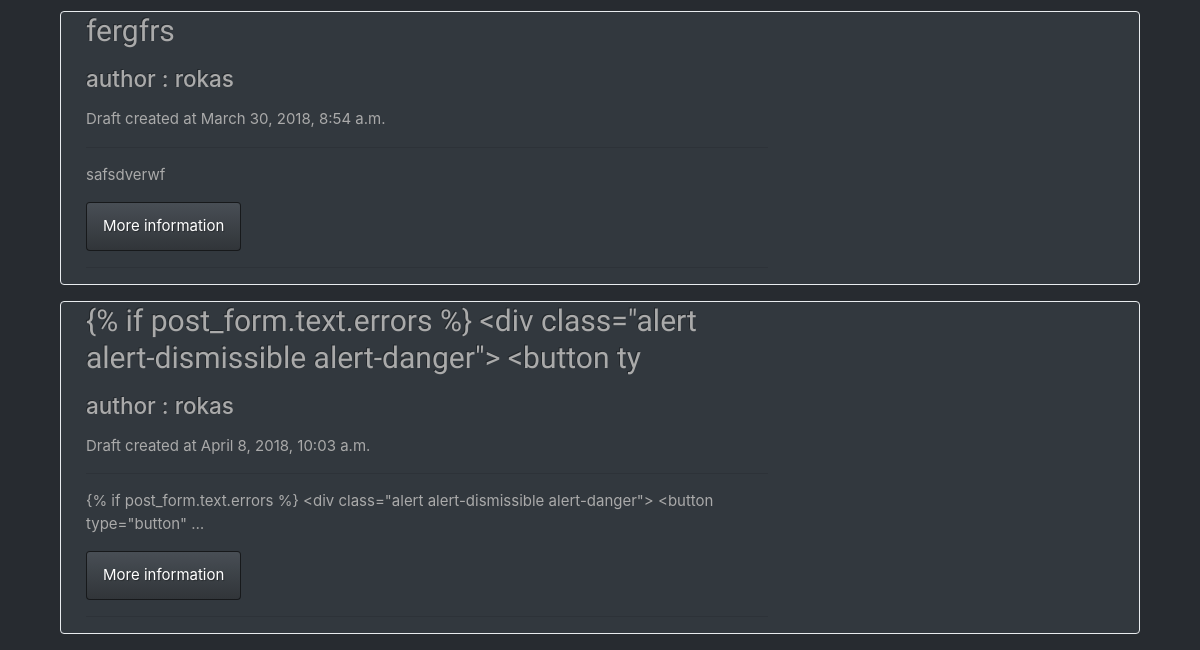
/blog/drafts/ (signed in, lower part), run on an earlier commit of the app's database.
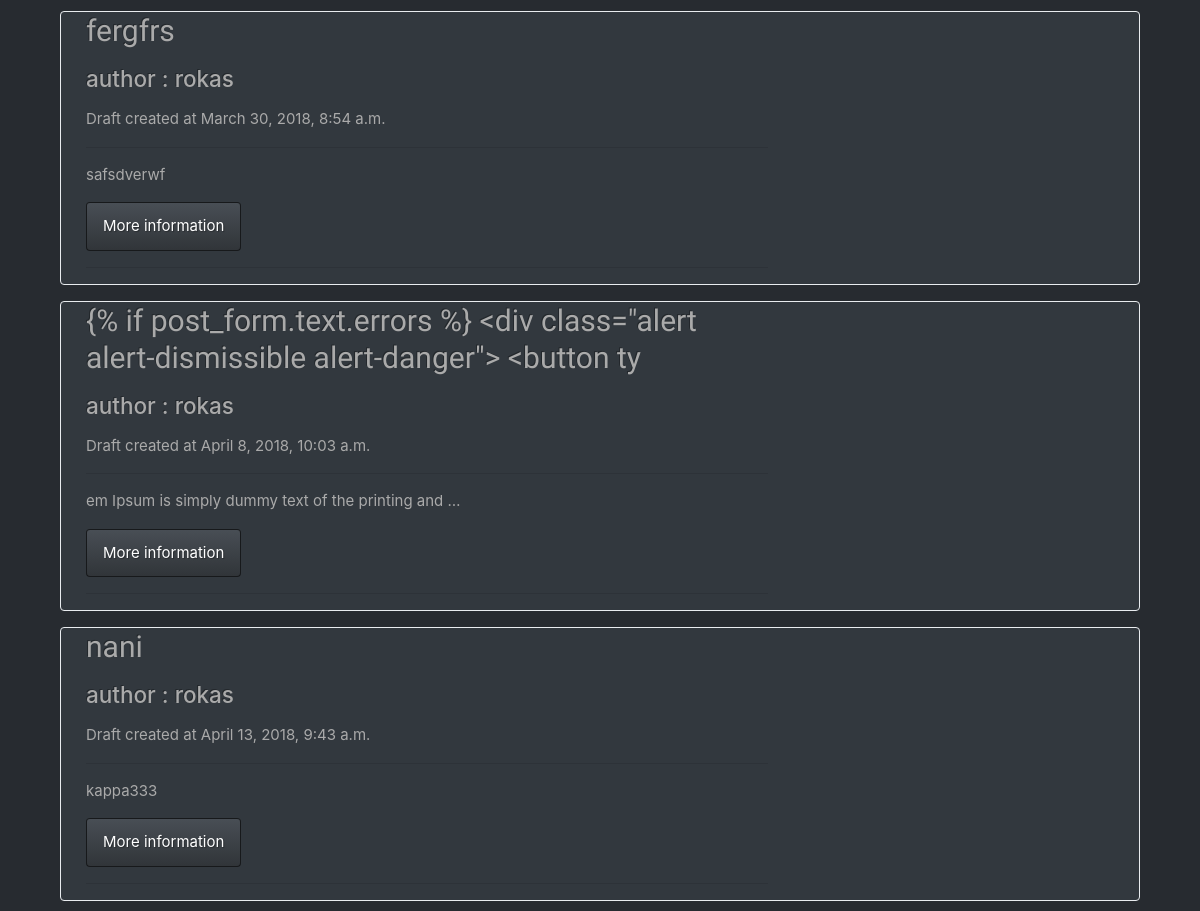
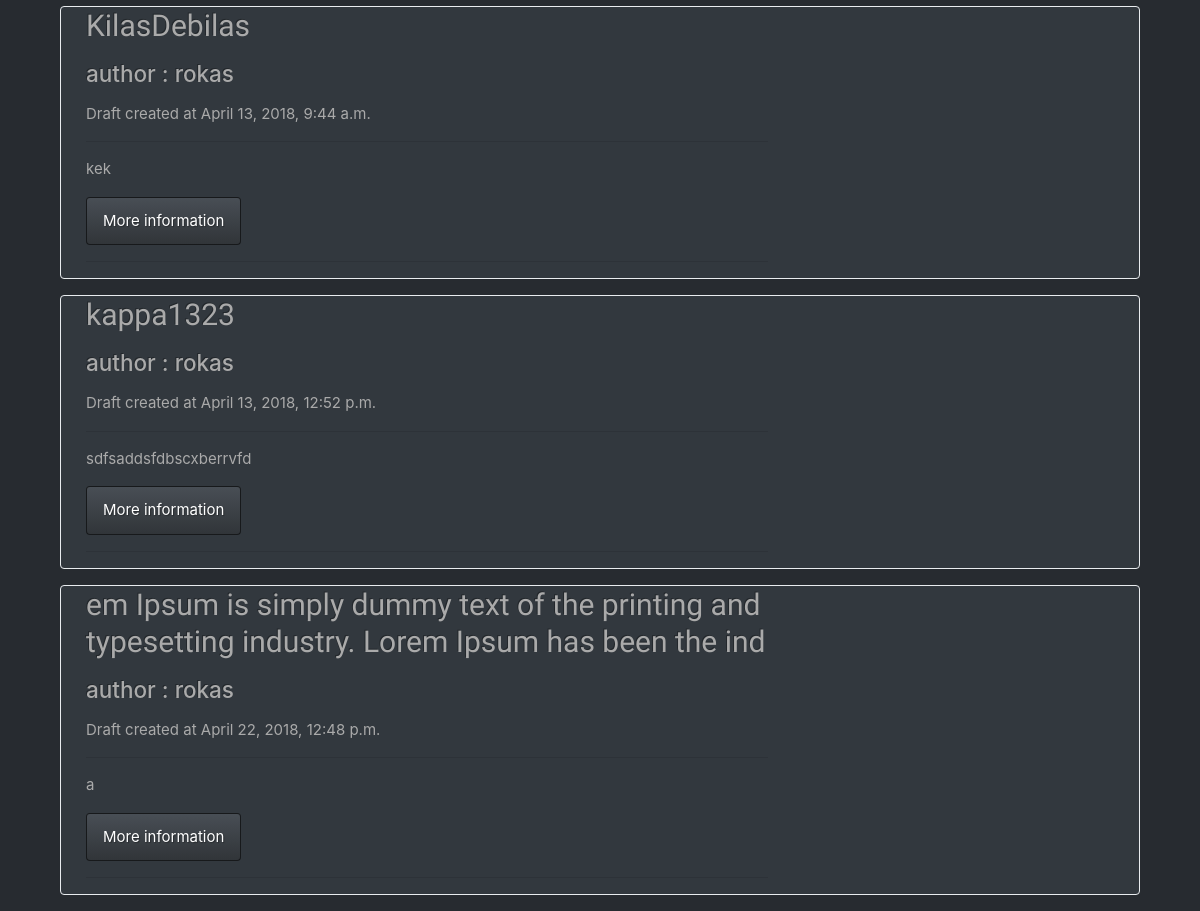
And on a later commit of the database (2 pictures, top to bottom).
### blog/models.py (models this page shows, shortened)
class Post(models.Model):
    user = models.ForeignKey(User,on_delete=models.CASCADE)
    title = models.CharField(max_length=100)
    text = models.TextField(max_length=500)
    create_date = models.DateTimeField(default=datetime.datetime.now())
    published_date = models.DateTimeField(blank=True,null=True)

### blog/views.py (the view)
@login_required
def draft_list(request):
    queryset= Post.objects.filter(published_date__isnull=True).order_by('create_date')
    args = {'object_list':queryset}
    return render(request,'blog/post_draft_list.html',args)

### blog/templates/blog/post_draft_list.html (shortened to what this page needs)
{% extends "base.html" %}
{% block body %}
    <div class="container centerstage">
    {% for obj in object_list %}
        <div class="card border-light mb-3" style="padding-left: 10px">
              <div class="col-md-8" >
        <h2>
            <a id="posttitle">{{obj.title}}</a>
        </h2>
        <p class="lead">
          <h4>author : {{obj.user}}</h4>
        </p>
        <p> Draft created at {{obj.create_date}}</p>
        <hr>
        <p>{{obj.text|truncatewords:10}}</p>
        <a class="btn btn-primary" href="{% url 'blog:post_detail' pk=obj.id %}">More information</a>
        <hr>
      </div>
        </div>
    {% endfor %}
          </div>
{% endblock %}

What changed in the data, as far as the page shows it:
changed Post: text "{% if post_form.text.errors %} <div class=\"alert alert-dismissible alert-danger\"> <button type=\"button\" …" → "em Ipsum is simply dummy text of the printing and …"
added Post: title "nani", user "rokas", create_date "April 13, 2018, 9:43 a.m.", text "kappa333"
added Post: title "KilasDebilas", user "rokas", create_date "April 13, 2018, 9:44 a.m.", text "kek"
added Post: title "kappa1323", user "rokas", create_date "April 13, 2018, 12:52 p.m.", text "sdfsaddsfdbscxberrvfd"
added Post: title "em Ipsum is simply dummy text of the printing and typesetting industry. Lorem Ipsum has been the ind", user "rokas", create_date "April 22, 2018, 12:48 p.m.", text "a"
